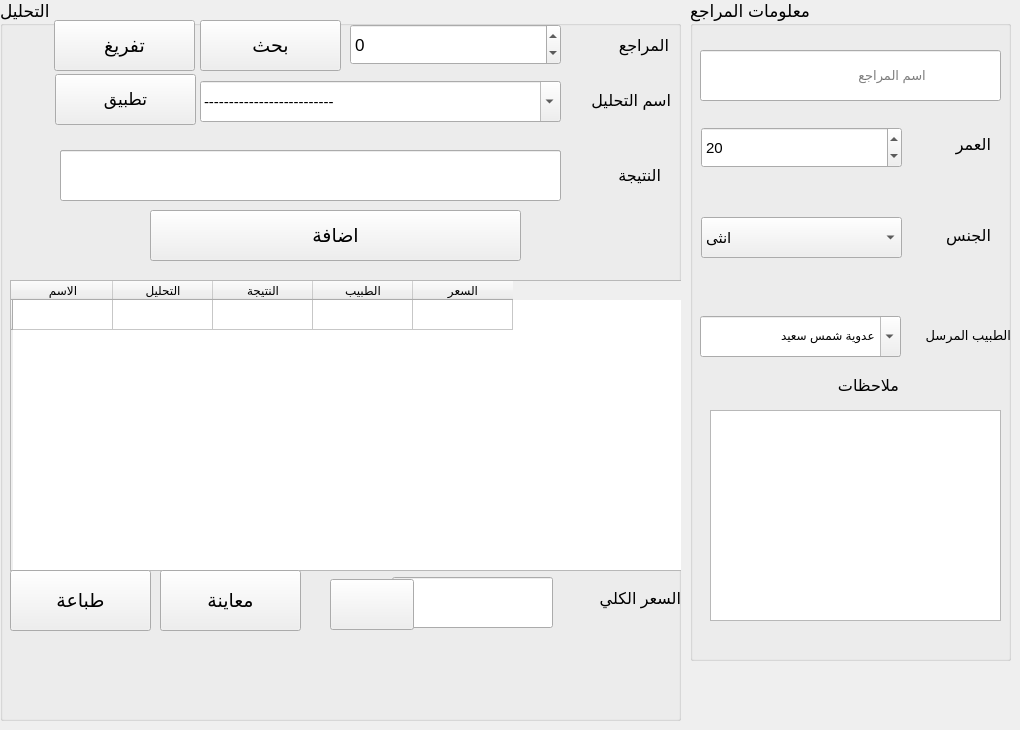
       <widget class="QWidget" name="tab_11">
        <attribute name="title">
         <string>البيع اليومي</string>
        </attribute>
        <widget class="QGroupBox" name="groupBox_6">
         <property name="enabled">
          <bool>true</bool>
         </property>
         <property name="geometry">
          <rect>
           <x>690</x>
           <y>0</y>
           <width>321</width>
           <height>661</height>
          </rect>
         </property>
         <property name="font">
          <font>
           <family>Segoe UI</family>
           <pointsize>13</pointsize>
           <weight>50</weight>
           <italic>false</italic>
           <bold>false</bold>
          </font>
         </property>
         <property name="styleSheet">
          <string notr="true">QComboBox:disabled,
QAbstractSpinBox:disabled,
QSpinBox:disabled,
QDoubleSpinBox:disabled,
QLineEdit:disabled,
QTextEdit:disabled,
QTimeEdit:disabled,
QDateEdit:disabled,
QDateTimeEdit:disabled {
    color: #616161;
    background-color: #e0e0e0; /* same as enabled color */
    border-color: #e0e0e0; /* same as enabled color */
}
</string>
         </property>
         <property name="title">
          <string>معلومات المراجع</string>
         </property>
         <widget class="QLabel" name="label_35">
          <property name="enabled">
           <bool>true</bool>
          </property>
          <property name="geometry">
           <rect>
            <x>10</x>
            <y>65</y>
            <width>101</width>
            <height>41</height>
           </rect>
          </property>
          <property name="text">
           <string/>
          </property>
         </widget>
         <widget class="QLineEdit" name="lineEdit_20">
          <property name="enabled">
           <bool>true</bool>
          </property>
          <property name="geometry">
           <rect>
            <x>10</x>
            <y>50</y>
            <width>301</width>
            <height>51</height>
           </rect>
          </property>
          <property name="font">
           <font>
            <family>Segoe UI</family>
            <pointsize>10</pointsize>
           </font>
          </property>
          <property name="readOnly">
           <bool>false</bool>
          </property>
          <property name="placeholderText">
           <string>                    اسم المراجع</string>
          </property>
         </widget>
         <widget class="QComboBox" name="comboBox_14">
          <property name="enabled">
           <bool>true</bool>
          </property>
          <property name="geometry">
           <rect>
            <x>11</x>
            <y>217</y>
            <width>201</width>
            <height>41</height>
           </rect>
          </property>
          <property name="font">
           <font>
            <pointsize>11</pointsize>
           </font>
          </property>
          <item>
           <property name="text">
            <string>انثى</string>
           </property>
          </item>
          <item>
           <property name="text">
            <string>ذكر</string>
           </property>
          </item>
         </widget>
         <widget class="QLabel" name="label_36">
          <property name="enabled">
           <bool>true</bool>
          </property>
          <property name="geometry">
           <rect>
            <x>230</x>
            <y>210</y>
            <width>71</width>
            <height>51</height>
           </rect>
          </property>
          <property name="font">
           <font>
            <family>Segoe UI</family>
            <pointsize>12</pointsize>
            <weight>50</weight>
            <bold>false</bold>
           </font>
          </property>
          <property name="text">
           <string>الجنس</string>
          </property>
         </widget>
         <widget class="QLabel" name="label_37">
          <property name="enabled">
           <bool>true</bool>
          </property>
          <property name="geometry">
           <rect>
            <x>240</x>
            <y>119</y>
            <width>61</width>
            <height>51</height>
           </rect>
          </property>
          <property name="font">
           <font>
            <family>Segoe UI</family>
            <pointsize>12</pointsize>
            <weight>50</weight>
            <bold>false</bold>
           </font>
          </property>
          <property name="text">
           <string>العمر</string>
          </property>
         </widget>
         <widget class="QLabel" name="label_38">
          <property name="enabled">
           <bool>true</bool>
          </property>
          <property name="geometry">
           <rect>
            <x>118</x>
            <y>360</y>
            <width>91</width>
            <height>51</height>
           </rect>
          </property>
          <property name="font">
           <font>
            <family>Segoe UI</family>
            <pointsize>12</pointsize>
            <weight>50</weight>
            <bold>false</bold>
           </font>
          </property>
          <property name="text">
           <string>ملاحظات</string>
          </property>
         </widget>
         <widget class="QSpinBox" name="spinBox_7">
          <property name="enabled">
           <bool>true</bool>
          </property>
          <property name="geometry">
           <rect>
            <x>11</x>
            <y>127</y>
            <width>201</width>
            <height>41</height>
           </rect>
          </property>
          <property name="font">
           <font>
            <pointsize>11</pointsize>
           </font>
          </property>
          <property name="minimum">
           <number>-1000000</number>
          </property>
          <property name="maximum">
           <number>1000000</number>
          </property>
          <property name="value">
           <number>20</number>
          </property>
         </widget>
         <widget class="QLabel" name="label_39">
          <property name="enabled">
           <bool>true</bool>
          </property>
          <property name="geometry">
           <rect>
            <x>210</x>
            <y>310</y>
            <width>111</width>
            <height>51</height>
           </rect>
          </property>
          <property name="font">
           <font>
            <family>Segoe UI</family>
            <pointsize>10</pointsize>
            <weight>50</weight>
            <bold>false</bold>
           </font>
          </property>
          <property name="text">
           <string>الطبيب المرسل</string>
          </property>
         </widget>
         <widget class="QComboBox" name="comboBox_15">
          <property name="enabled">
           <bool>true</bool>
          </property>
          <property name="geometry">
           <rect>
            <x>10</x>
            <y>316</y>
            <width>201</width>
            <height>41</height>
           </rect>
          </property>
          <property name="font">
           <font>
            <pointsize>11</pointsize>
           </font>
          </property>
          <property name="editable">
           <bool>true</bool>
          </property>
          <item>
           <property name="text">
            <string>عدوية شمس سعيد</string>
           </property>
          </item>
          <item>
           <property name="text">
            <string>داود سلمان</string>
           </property>
          </item>
         </widget>
         <widget class="QTextEdit" name="textEdit">
          <property name="geometry">
           <rect>
            <x>20</x>
            <y>410</y>
            <width>291</width>
            <height>211</height>
           </rect>
          </property>
          <property name="font">
           <font>
            <family>Segoe UI</family>
            <pointsize>12</pointsize>
           </font>
          </property>
         </widget>
        </widget>
        <widget class="QGroupBox" name="groupBox_7">
         <property name="enabled">
          <bool>true</bool>
         </property>
         <property name="geometry">
          <rect>
           <x>0</x>
           <y>0</y>
           <width>681</width>
           <height>721</height>
          </rect>
         </property>
         <property name="font">
          <font>
           <family>Segoe UI</family>
           <pointsize>13</pointsize>
          </font>
         </property>
         <property name="title">
          <string>التحليل</string>
         </property>
         <widget class="QLabel" name="label_40">
          <property name="enabled">
           <bool>true</bool>
          </property>
          <property name="geometry">
           <rect>
            <x>570</x>
            <y>75</y>
            <width>101</width>
            <height>51</height>
           </rect>
          </property>
          <property name="font">
           <font>
            <family>Segoe UI</family>
            <pointsize>12</pointsize>
            <weight>50</weight>
            <bold>false</bold>
           </font>
          </property>
          <property name="text">
           <string>اسم التحليل</string>
          </property>
         </widget>
         <widget class="QComboBox" name="comboBox_16">
          <property name="enabled">
           <bool>true</bool>
          </property>
          <property name="geometry">
           <rect>
            <x>200</x>
            <y>81</y>
            <width>361</width>
            <height>41</height>
           </rect>
          </property>
          <property name="font">
           <font>
            <family>Segoe UI</family>
            <pointsize>11</pointsize>
           </font>
          </property>
          <property name="editable">
           <bool>true</bool>
          </property>
          <item>
           <property name="text">
            <string>--------------------------</string>
           </property>
          </item>
         </widget>
         <widget class="QLabel" name="label_41">
          <property name="enabled">
           <bool>true</bool>
          </property>
          <property name="geometry">
           <rect>
            <x>580</x>
            <y>150</y>
            <width>81</width>
            <height>51</height>
           </rect>
          </property>
          <property name="font">
           <font>
            <family>Segoe UI</family>
            <pointsize>12</pointsize>
            <weight>50</weight>
            <bold>false</bold>
           </font>
          </property>
          <property name="text">
           <string>النتيجة</string>
          </property>
         </widget>
         <widget class="QComboBox" name="comboBox_17">
          <property name="enabled">
           <bool>true</bool>
          </property>
          <property name="geometry">
           <rect>
            <x>60</x>
            <y>150</y>
            <width>501</width>
            <height>41</height>
           </rect>
          </property>
         </widget>
         <widget class="QTableWidget" name="tableWidget_5">
          <property name="enabled">
           <bool>true</bool>
          </property>
          <property name="geometry">
           <rect>
            <x>10</x>
            <y>280</y>
            <width>681</width>
            <height>291</height>
           </rect>
          </property>
          <property name="font">
           <font>
            <pointsize>9</pointsize>
           </font>
          </property>
          <row>
           <property name="text">
            <string/>
           </property>
          </row>
          <column>
           <property name="text">
            <string>الاسم</string>
           </property>
          </column>
          <column>
           <property name="text">
            <string>التحليل</string>
           </property>
          </column>
          <column>
           <property name="text">
            <string>النتيجة</string>
           </property>
          </column>
          <column>
           <property name="text">
            <string>الطبيب</string>
           </property>
          </column>
          <column>
           <property name="text">
            <string>السعر</string>
           </property>
          </column>
         </widget>
         <widget class="QPushButton" name="pushButton_17">
          <property name="enabled">
           <bool>true</bool>
          </property>
          <property name="geometry">
           <rect>
            <x>150</x>
            <y>210</y>
            <width>371</width>
            <height>51</height>
           </rect>
          </property>
          <property name="font">
           <font>
            <family>Segoe UI</family>
            <pointsize>14</pointsize>
           </font>
          </property>
          <property name="text">
           <string>اضافة</string>
          </property>
         </widget>
         <widget class="QPushButton" name="pushButton_18">
          <property name="enabled">
           <bool>true</bool>
          </property>
          <property name="geometry">
           <rect>
            <x>10</x>
            <y>570</y>
            <width>141</width>
            <height>61</height>
           </rect>
          </property>
          <property name="font">
           <font>
            <family>Segoe UI</family>
            <pointsize>14</pointsize>
           </font>
          </property>
          <property name="text">
           <string>طباعة</string>
          </property>
         </widget>
         <widget class="QLabel" name="label_44">
          <property name="enabled">
           <bool>true</bool>
          </property>
          <property name="geometry">
           <rect>
            <x>570</x>
            <y>573</y>
            <width>111</width>
            <height>51</height>
           </rect>
          </property>
          <property name="font">
           <font>
            <family>Segoe UI</family>
            <pointsize>12</pointsize>
            <weight>50</weight>
            <bold>false</bold>
           </font>
          </property>
          <property name="text">
           <string>السعر الكلي</string>
          </property>
         </widget>
         <widget class="QLineEdit" name="lineEdit_24">
          <property name="enabled">
           <bool>true</bool>
          </property>
          <property name="geometry">
           <rect>
            <x>392</x>
            <y>577</y>
            <width>161</width>
            <height>51</height>
           </rect>
          </property>
          <property name="font">
           <font>
            <family>Segoe UI</family>
           </font>
          </property>
          <property name="readOnly">
           <bool>true</bool>
          </property>
         </widget>
         <widget class="QLabel" name="label_54">
          <property name="enabled">
           <bool>true</bool>
          </property>
          <property name="geometry">
           <rect>
            <x>588</x>
            <y>20</y>
            <width>81</width>
            <height>51</height>
           </rect>
          </property>
          <property name="font">
           <font>
            <family>Segoe UI</family>
            <pointsize>12</pointsize>
            <weight>50</weight>
            <bold>false</bold>
           </font>
          </property>
          <property name="text">
           <string>المراجع</string>
          </property>
         </widget>
         <widget class="QSpinBox" name="spinBox">
          <property name="geometry">
           <rect>
            <x>350</x>
            <y>24</y>
            <width>211</width>
            <height>41</height>
           </rect>
          </property>
          <property name="font">
           <font>
            <family>Segoe UI</family>
            <pointsize>13</pointsize>
           </font>
          </property>
          <property name="minimum">
           <number>-1</number>
          </property>
          <property name="maximum">
           <number>999999999</number>
          </property>
         </widget>
         <widget class="QPushButton" name="pushButton_30">
          <property name="enabled">
           <bool>true</bool>
          </property>
          <property name="geometry">
           <rect>
            <x>200</x>
            <y>20</y>
            <width>141</width>
            <height>51</height>
           </rect>
          </property>
          <property name="font">
           <font>
            <family>Segoe UI</family>
            <pointsize>14</pointsize>
           </font>
          </property>
          <property name="text">
           <string>بحث</string>
          </property>
         </widget>
         <widget class="QPushButton" name="pushButton_31">
          <property name="enabled">
           <bool>true</bool>
          </property>
          <property name="geometry">
           <rect>
            <x>55</x>
            <y>74</y>
            <width>141</width>
            <height>51</height>
           </rect>
          </property>
          <property name="font">
           <font>
            <family>Segoe UI</family>
            <pointsize>13</pointsize>
           </font>
          </property>
          <property name="text">
           <string>تطبيق</string>
          </property>
         </widget>
         <widget class="QPushButton" name="pushButton_32">
          <property name="enabled">
           <bool>true</bool>
          </property>
          <property name="geometry">
           <rect>
            <x>330</x>
            <y>579</y>
            <width>84</width>
            <height>51</height>
           </rect>
          </property>
          <property name="font">
           <font>
            <family>Segoe UI</family>
            <pointsize>13</pointsize>
           </font>
          </property>
          <property name="text">
           <string/>
          </property>
          <property name="icon">
           <iconset resource="F:/a tahlel project 2/icons.qrc">
            <normaloff>:/view.png</normaloff>:/view.png</iconset>
          </property>
         </widget>
         <widget class="QPushButton" name="pushButton_34">
          <property name="enabled">
           <bool>true</bool>
          </property>
          <property name="geometry">
           <rect>
            <x>160</x>
            <y>570</y>
            <width>141</width>
            <height>61</height>
           </rect>
          </property>
          <property name="font">
           <font>
            <family>Segoe UI</family>
            <pointsize>14</pointsize>
           </font>
          </property>
          <property name="text">
           <string>معاينة</string>
          </property>
         </widget>
         <widget class="QPushButton" name="pushButton_35">
          <property name="enabled">
           <bool>true</bool>
          </property>
          <property name="geometry">
           <rect>
            <x>54</x>
            <y>20</y>
            <width>141</width>
            <height>51</height>
           </rect>
          </property>
          <property name="font">
           <font>
            <family>Segoe UI</family>
            <pointsize>14</pointsize>
           </font>
          </property>
          <property name="text">
           <string>تفريغ</string>
          </property>
         </widget>
         <widget class="QDoubleSpinBox" name="doubleSpinBox_7">
          <property name="geometry">
           <rect>
            <x>60</x>
            <y>150</y>
            <width>501</width>
            <height>51</height>
           </rect>
          </property>
          <property name="minimum">
           <double>-1111111111111.000000000000000</double>
          </property>
          <property name="maximum">
           <double>10000000000000000000.000000000000000</double>
          </property>
         </widget>
         <widget class="QLineEdit" name="lineEdit_21">
          <property name="enabled">
           <bool>true</bool>
          </property>
          <property name="geometry">
           <rect>
            <x>60</x>
            <y>150</y>
            <width>501</width>
            <height>51</height>
           </rect>
          </property>
          <property name="font">
           <font>
            <family>Segoe UI</family>
            <pointsize>10</pointsize>
           </font>
          </property>
         </widget>
        </widget>
       </widget>
